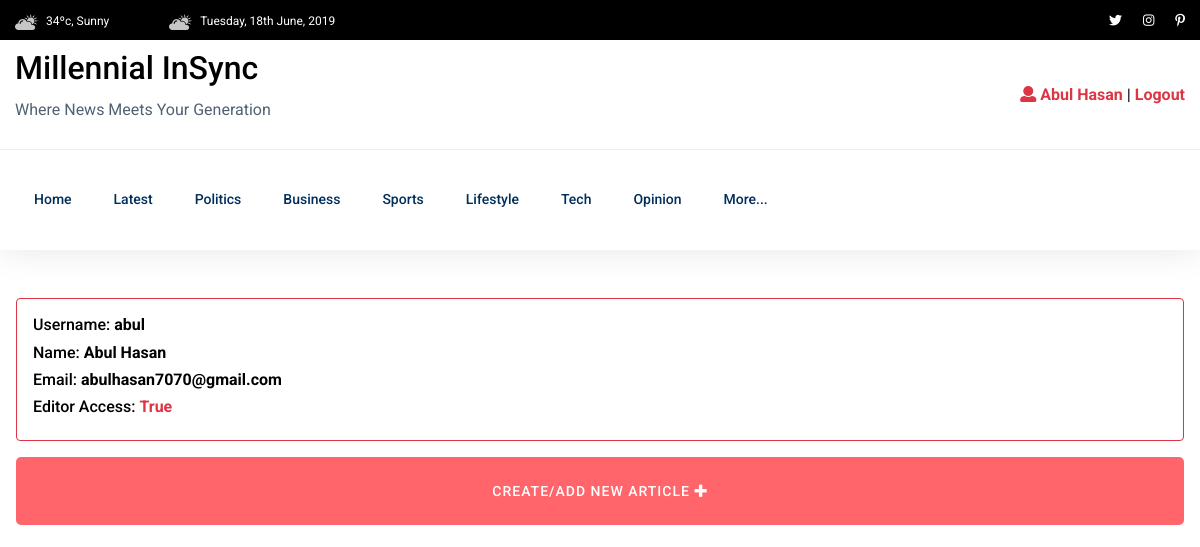
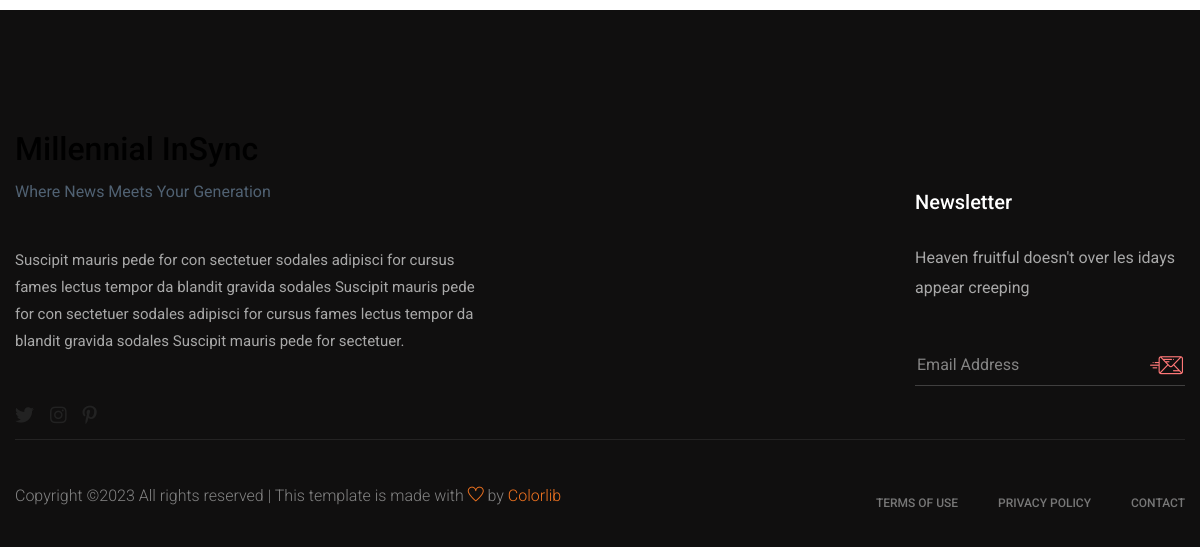
The page /article/profile/ (signed in) on the database as committed earlier (2 pictures, top to bottom).
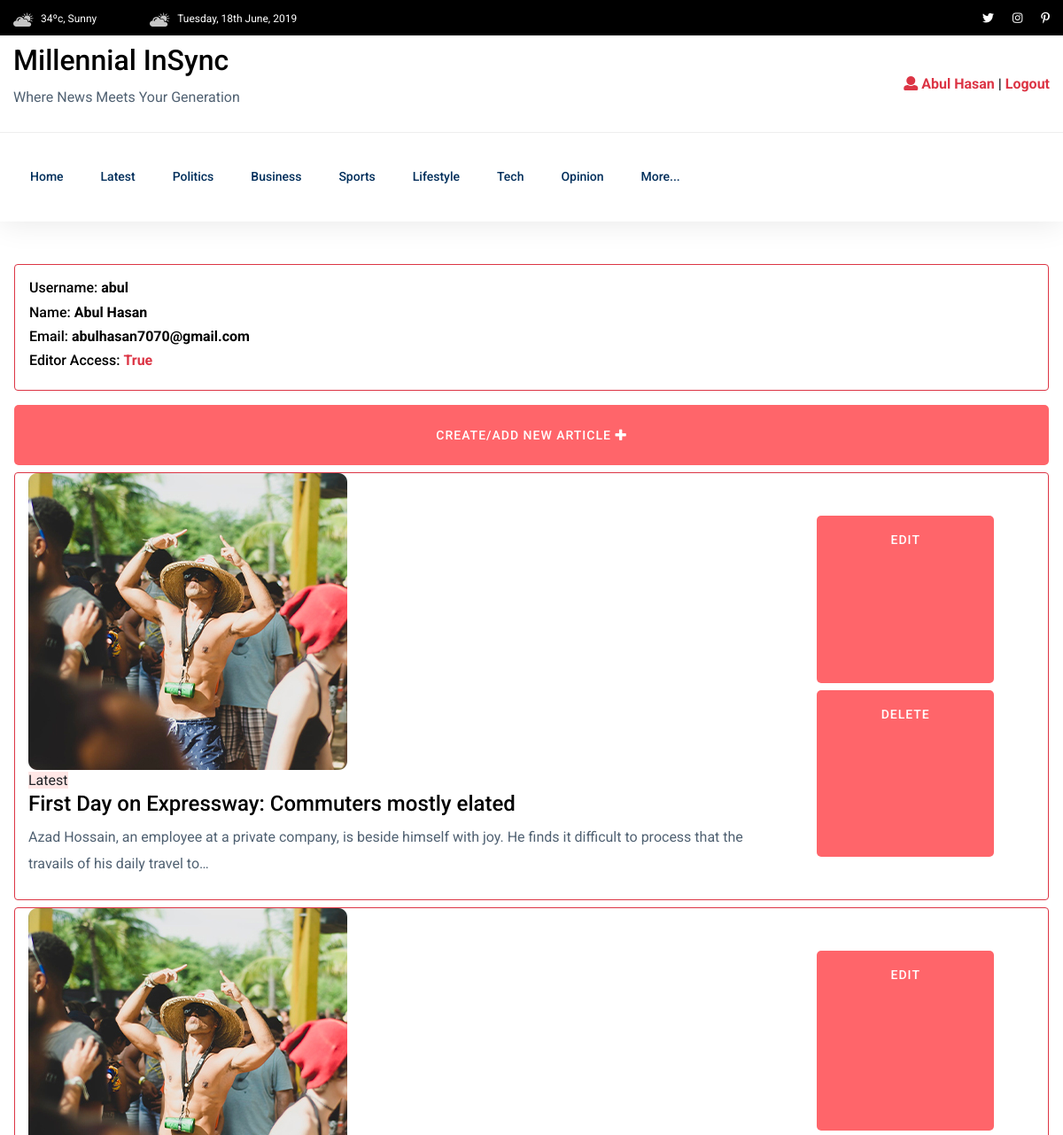
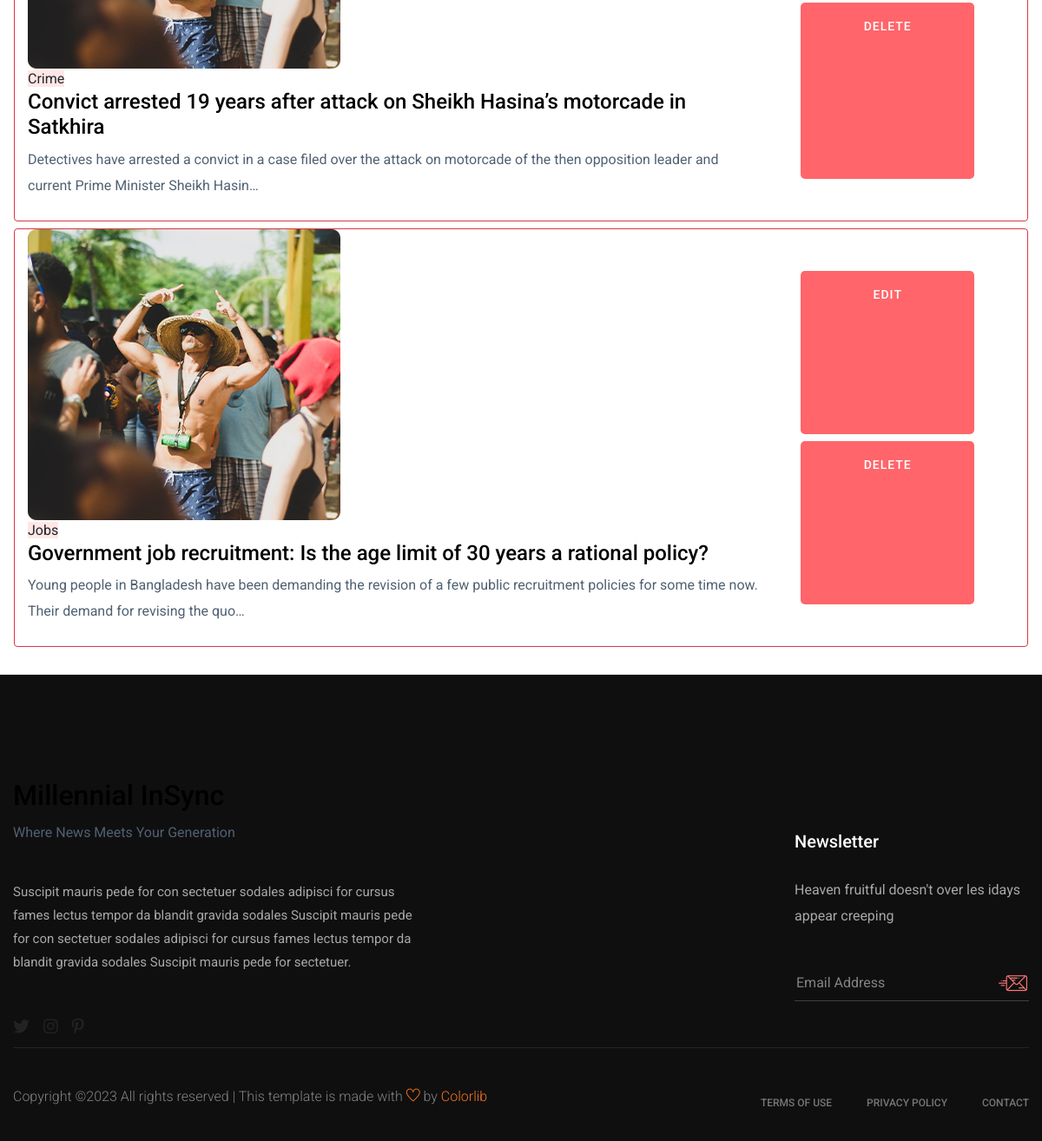
The same page on the database as committed later (2 pictures, top to bottom).
### user/models.py (models this page shows)
class UserInfo(models.Model):
    user = models.OneToOneField(User, related_name='UserModel', on_delete=models.CASCADE)
    editor = models.BooleanField(default=False)

### article/models.py (models this page shows, shortened)
class Article(models.Model):
    headline = models.CharField(max_length=250)
    slug = models.SlugField(max_length=250)
    tags = models.CharField(max_length=500,blank=True, null=True)
    category = models.ForeignKey(Category, related_name='article', on_delete=models.CASCADE)
    body = models.TextField()
    img = models.FileField(blank=True, null=True, upload_to="photos/article")
    writer = models.ForeignKey(User, on_delete=models.CASCADE)
    published_time = models.DateTimeField(auto_now_add=True)
    updated_time = models.DateTimeField(auto_now=True)

class Category(models.Model):
    name = models.CharField(max_length=50)
    slug = models.SlugField(max_length=50, unique=True)
    img = models.FileField(blank=True, null=True, upload_to="photos/category")

### article/views.py (the view)
# urls.py: path("profile/", profile, name='profile'),
def profile(request):
    articles = Article.objects.filter(writer=request.user)
    return render(request, 'article/profile.html', {'articles':articles})

### article/templates/article/profile.html
{% extends 'base.html' %}
{% block main %}
<div class="container mt-3 mb-3 p-3">
    <div class="container rounded mt-3 mb-3 p-3 border border-danger">
        <h6>Username: <strong>{{request.user.username}}</strong></h6>
        <h6>Name: <strong>{{request.user.first_name}} {{request.user.last_name}}</strong></h6>
        <h6>Email: <strong>{{request.user.email}}</strong></h6>
        <h6>Editor Access: <strong class="text-danger">{{request.user.UserModel.editor}}</strong></h6>
    </div>
    <div class="container">
    <div class="row mt-2">
        <a class="btn btn-primary btn-block" href="{% url 'create_article' %}">Create/Add New Article <i class="fa fa-plus"></i></a>
    </div>
        {% for article in articles %}
        <div class="row border rounded border-danger mt-2">
            <div class="col-lg-9 col-md-9">
                <div class="">
                    <div class="">
                        <img src="assets/img/news/whatNews1.jpg" alt="">
                    </div>
                    <div class="what-cap">
                        <span class="color1">{{ article.category.name }}</span>
                        <h4><a href="{% url 'article_detail' article.category.slug  article.slug %}">{{ article.headline }}</a></h4>
                        <div class="">
                            <p class="about-pera1 mb-25">
                                {{ article.body|truncatechars:150 }}
                            </p>
                        </div>
                    </div>
                </div>
            </div>
            <div class="col-lg-3 col-md-3 row justify-content-center ">
                <a class="btn btn-primary mt-5 mb-1" href="{% url 'edit_article' article.slug %}">Edit</a>
                <a class="btn btn-danger mb-5 mt-1" href="{% url 'delete_article' article.slug %}">Delete</a>
            </div>
        </div>
        {% endfor %}
    </div>
</div>
{% endblock main %}

### templates/base.html (shortened to what this page needs)
<!doctype html>
{% load static %}
<html class="no-js" lang="zxx">
    <head>
            <link rel="stylesheet" href="{% static 'assets/css/bootstrap.min.css' %}">
            <link rel="stylesheet" href="{% static 'assets/css/owl.carousel.min.css' %}">
            <link rel="stylesheet" href="{% static 'assets/css/ticker-style.css' %}">
            <link rel="stylesheet" href="{% static 'assets/css/flaticon.css' %}">
            <link rel="stylesheet" href="{% static 'assets/css/slicknav.css' %}">
            <link rel="stylesheet" href="{% static 'assets/css/animate.min.css' %}">
            <link rel="stylesheet" href="{% static 'assets/css/magnific-popup.css' %}">
            <link rel="stylesheet" href="{% static 'assets/css/fontawesome-all.min.css' %}">
            <link rel="stylesheet" href="{% static 'assets/css/themify-icons.css' %}">
            <link rel="stylesheet" href="{% static 'assets/css/slick.css' %}">
            <link rel="stylesheet" href="{% static 'assets/css/nice-select.css' %}">
            <link rel="stylesheet" href="{% static 'assets/css/style.css' %}">
   </head>
   <body>
    <header>
       <div class="header-area">
            <div class="main-header ">
                <div class="header-top black-bg d-none d-md-block">
                   <div class="container">
                       <div class="col-xl-12">
                            <div class="row d-flex justify-content-between align-items-center">
                                <div class="header-info-left">
                                    <ul>
                                        <li><img src="{% static 'assets/img/icon/header_icon1.png' %}" alt="">34ºc, Sunny </li>
                                        <li><img src="{% static 'assets/img/icon/header_icon1.png' %}" alt="">Tuesday, 18th June, 2019</li>
                                    </ul>
                                </div>
                                <div class="header-info-right">
                                    <ul class="header-social">
                                        <li><a href="#"><i class="fab fa-twitter"></i></a></li>
                                        <li><a href="#"><i class="fab fa-instagram"></i></a></li>
                                       <li> <a href="#"><i class="fab fa-pinterest-p"></i></a></li>
                                    </ul>
                                </div>
                            </div>
                       </div>
                   </div>
                </div>
                <div class="header-mid d-none d-md-block">
                   <div class="container">
                        <div class="row d-flex align-items-center">
                            <div class="col-xl-3 col-lg-3 col-md-3">
                                <div class="logo">
                                    <h2>Millennial InSync</h2>
                                    <p>Where News Meets Your Generation</p>
                                </div>
                            </div>
                            <div class="col-xl-9 col-lg-9 col-md-9">
                                <div class="header-banner f-right ">
                                    <div>
                                        {% if not request.user.is_authenticated %}
                                        <a class="text-danger" href='{% url 'register' %}'><strong>Register</strong></a>
                                        {% else %}
                                        <a class="text-danger" href="{% url 'profile' %}"><strong><i class="fa fa-user"></i> {{ request.user.first_name}} {{request.user.last_name }}</strong></a>
                                        {% endif %}
                                        <strong>|</strong>
                                        {% if request.user.is_authenticated %}
                                        <a class="text-danger" href='{% url 'logout' %}'><strong>Logout</strong></a>
                                        {% else %}
                                        <a class="text-danger" href='{% url 'login' %}'><strong>Login</strong></a>
                                        {% endif %}
                                    </div>
                                </div>
                            </div>
                        </div>
                   </div>
                </div>
               <div class="header-bottom header-sticky">
                    <div class="container">
                        <div class="row align-items-center">
                            <div class="col-xl-12 col-lg-12 col-md-12 header-flex">
                                <div class="main-menu d-none d-md-block">
                                    <nav>
                                        <ul id="navigation">
                                            <li><a href="{% url 'home' %}">Home</a></li>
                                            <li><a href="{% url 'category_article' 'latest' %}">Latest</a></li>
                                            <li><a href="{% url 'category_article' 'politics' %}">Politics</a></li>
                                            <li><a href="{% url 'category_article' 'business' %}">Business</a></li>
                                            <li><a href="{% url 'category_article' 'sports' %}">Sports</a></li>
                                            <li><a href="{% url 'category_article' 'life-living' %}">Lifestyle</a></li>
                                            <li><a href="{% url 'category_article' 'tech' %}">Tech</a></li>
                                            <li><a href="{% url 'category_article' 'opinion' %}">Opinion</a></li>
                                            <li><a href="#">More...</a>
                                            </li>
                                        </ul>
                                    </nav>
                                </div>
                            </div>
                            <div class="col-12">
                            </div>
                        </div>
                    </div>
               </div>
            </div>
       </div>
    </header>
    <main>
        {% block main %}{% endblock main %}
    </main>
    <footer>
       <div class="footer-area footer-padding fix">
            <div class="container">
                <div class="row d-flex justify-content-between">
                    <div class="col-xl-5 col-lg-5 col-md-7 col-sm-12">
                        <div class="single-footer-caption">
                            <div class="single-footer-caption">
                                <div class="footer-logo">
                                    <a class= "text-white bg-dark" href="{% url 'home' %}"><h2>Millennial InSync</h2></a>
                                        <p>Where News Meets Your Generation</p>
                                </div>
                                <div class="footer-tittle">
                                    <div class="footer-pera">
                                        <p>Suscipit mauris pede for con sectetuer sodales adipisci for cursus fames lectus tempor da blandit gravida sodales  Suscipit mauris pede for con sectetuer sodales adipisci for cursus fames lectus tempor da blandit gravida sodales  Suscipit mauris pede for sectetuer.</p>
                                    </div>
                                </div>
                                <div class="footer-social">
                                    <a href="#"><i class="fab fa-twitter"></i></a>
                                    <a href="#"><i class="fab fa-instagram"></i></a>
                                    <a href="#"><i class="fab fa-pinterest-p"></i></a>
                                </div>
                            </div>
                        </div>
                    </div>
                    <div class="col-xl-3 col-lg-3 col-md-4  col-sm-6">
                        <div class="single-footer-caption mt-60">
                            <div class="footer-tittle">
                                <h4>Newsletter</h4>
                                <p>Heaven fruitful doesn't over les idays appear creeping</p>
                                <div class="footer-form" >
                                    <div id="mc_embed_signup">
                                        <form target="_blank" action="https://spondonit.us12.list-manage.com/subscribe/post?u=1462626880ade1ac87bd9c93a&amp;id=92a4423d01"
                                        method="get" class="subscribe_form relative mail_part">
                                            <input type="email" name="email" id="newsletter-form-email" placeholder="Email Address"
                                            class="placeholder hide-on-focus" onfocus="this.placeholder = ''"
                                            onblur="this.placeholder = ' Email Address '">
                                            <div class="form-icon">
                                            <button type="submit" name="submit" id="newsletter-submit"
                                            class="email_icon newsletter-submit button-contactForm"><img src="{% static 'assets/img/logo/form-iocn.png' %}" alt=""></button>
                                            </div>
                                        </form>
                                    </div>
                                </div>
                            </div>
                        </div>
                    </div>
                </div>
            </div>
        </div>
       <div class="footer-bottom-area">
           <div class="container">
               <div class="footer-border">
                    <div class="row d-flex align-items-center justify-content-between">
                        <div class="col-lg-6">
                            <div class="footer-copy-right">
                                <p>
                                Copyright &copy;<script>document.write(new Date().getFullYear());</script> All rights reserved | This template is made with <i class="ti-heart" aria-hidden="true"></i> by <a href="https://colorlib.com" target="_blank">Colorlib</a>
                                </p>
                            </div>
                        </div>
                        <div class="col-lg-6">
                            <div class="footer-menu f-right">
                                <ul>
                                    <li><a href="#">Terms of use</a></li>
                                    <li><a href="#">Privacy Policy</a></li>
                                    <li><a href="#">Contact</a></li>
                                </ul>
                            </div>
                        </div>
                    </div>
               </div>
           </div>
       </div>
    </footer>
    </body>
</html>

Rows that differ between the two databases and show on the page:
added Article: category.name "Latest", headline "First Day on Expressway: Commuters mostly elated", body "Azad Hossain, an employee at a private company, is beside himself with joy. He finds it difficult to process that the travails of his daily travel to…"
added Article: category.name "Crime", headline "Convict arrested 19 years after attack on Sheikh Hasina’s motorcade in Satkhira", body "Detectives have arrested a convict in a case filed over the attack on motorcade of the then opposition leader and current Prime Minister Sheikh Hasin…"
added Article: category.name "Jobs", headline "Government job recruitment: Is the age limit of 30 years a rational policy?", body "Young people in Bangladesh have been demanding the revision of a few public recruitment policies for some time now. Their demand for revising the quo…"
